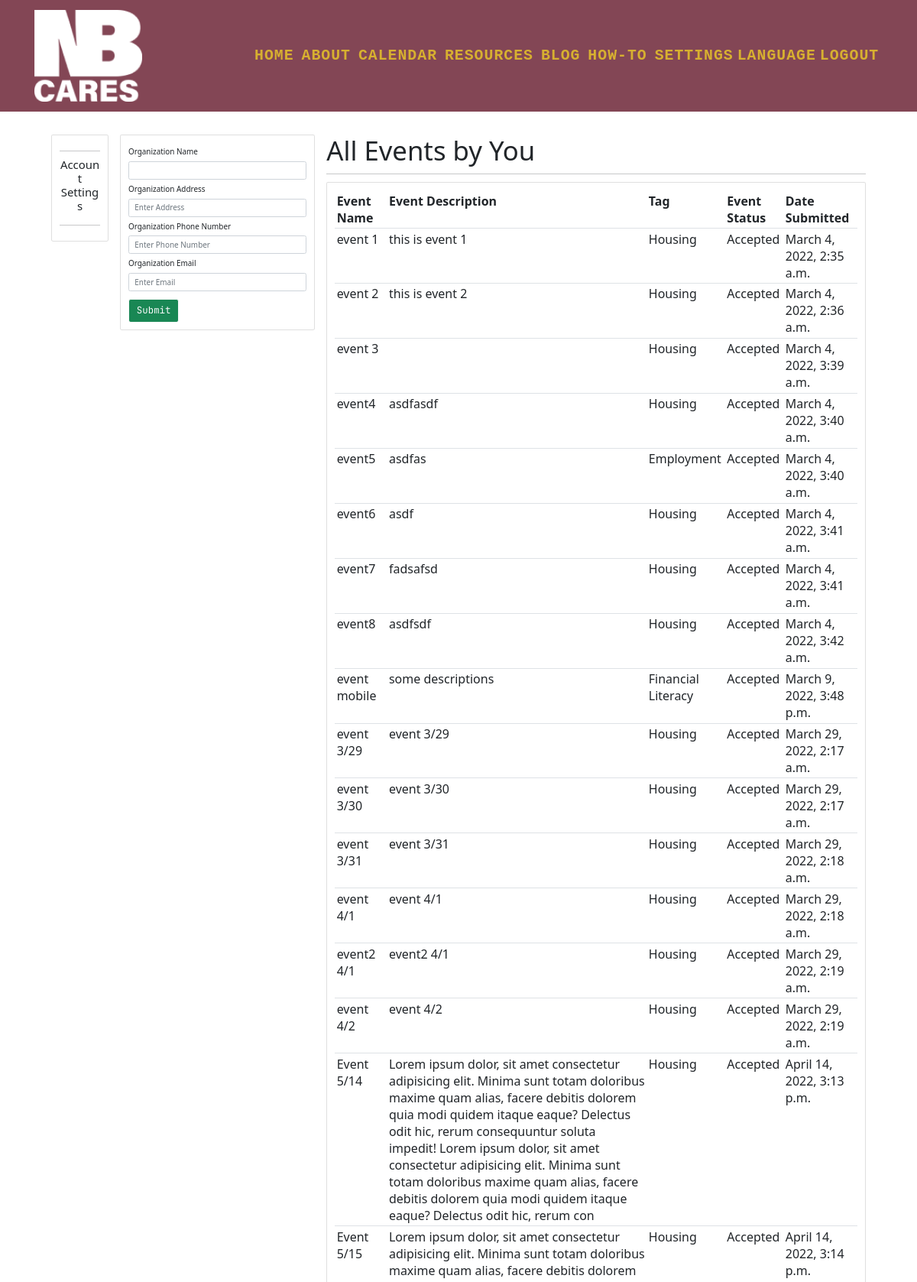
The page /organization-settings (signed in, upper part) on the database its author committed.
### ProjectSite/models.py (models this page shows, shortened)
class Organization(models.Model):
    ORGANIZATION_STATUS = (
        ('Active', 'Active'),
        ('Inactive', 'Inactive'),
    )
    user = models.OneToOneField(User, on_delete=models.CASCADE, null=True)
    org_name = models.CharField(max_length=40, null=True, blank=False)
    org_address = models.CharField(max_length=60, null=True, blank=True)
    org_phone = models.CharField(max_length=20, null=True, blank=True)
    org_email = models.EmailField(null=True, blank=True)
    org_status = models.CharField(max_length=20, choices=ORGANIZATION_STATUS, default='Active')
    org_date_created = models.DateTimeField(auto_now_add=True, null=True, blank=True)

class Event(models.Model):
    EVENT_TAGS = (
        ('Housing', 'Housing'), ('Employment', 'Employment'), ('Education', 'Education'),
        ('Financial Literacy', 'Financial Literacy'), ('Healthcare', 'Healthcare'), ('Mental Health', 'Mental Health'),
        ('Family Engagement', 'Family Engagement'), ('Children Activities', 'Children Activities'), ('Art', 'Art'),
        ('Community Event', 'Community Event'), ('Fundraising', 'Fundraising'), ('Other', 'Other'),
    )
    EVENT_STATUS = (
        (u'Accepted', u'Accepted'),
        (u'Pending', u'Pending'),
        (u'Canceled', u'Canceled'),
        (u'Requested For Change', u'Requested For Change'),
    )
    user = models.ForeignKey(Organization, on_delete=models.CASCADE)
    event_name = models.CharField(max_length=100, null=True, blank=False)
    event_description = models.TextField(max_length=400, null=True, blank=True)
    event_sTime = models.DateTimeField()
    event_eTime = models.DateTimeField()
    event_tag = models.CharField(max_length=30, null=True, choices=EVENT_TAGS)
    event_status = models.CharField(max_length=30, choices=EVENT_STATUS, default='Pending')
    event_date_created = models.DateTimeField(auto_now_add=True, null=True, blank=True)
    event_popper = models.ImageField(null=True, blank=True, upload_to="images/")
    registered = models.ManyToManyField(User, default=None, blank=True, related_name='registeredUser')

### ProjectSite/views.py (the view)
# urls.py: path('organization-settings', views.view_organization_settings, name="organization_settings"),
def view_organization_settings(request):
    organ = request.user.organization
    orgevents = organ.event_set.all()
    form = AdminUserCreationAdditionalFields(instance=organ)
    if request.method == 'POST':
        form = AdminUserCreationAdditionalFields(request.POST, instance=organ)
        if form.is_valid():
            form.save()
            return redirect('home')
    context = {'form': form, 'orgevents': orgevents}
    return render(request, 'ProjectSite/organization-settings.html', context)

### ProjectSite/forms.py
class AdminUserCreationAdditionalFields(models.ModelForm):
    class Meta:
        model = Organization
        fields = ['org_name', 'org_address', 'org_phone', 'org_email']
        widgets = {
            'org_name': forms.TextInput(attrs={'class': 'form-control', 'placeholder': ''}),
            'org_address': forms.TextInput(attrs={'class': 'form-control', 'placeholder': 'Enter Address'}),
            'org_phone': forms.TextInput(attrs={'class': 'form-control', 'placeholder': 'Enter Phone Number'}),
            'org_email': forms.TextInput(attrs={'class': 'form-control', 'placeholder': 'Enter Email'}),
        }

### ProjectSite/templatetags/user_tags.py (called while the page is built)
@register.filter(name='has_group')
def has_group(user, group_name):
    return user.groups.filter(name=group_name).exists()

### templates/ProjectSite/organization-settings.html (shortened to what this page needs)
{% extends 'ProjectSite/base.html' %}
{% load static %}
{% load crispy_forms_filters %}
{% block body %}
    <div class="row mx-5 px-5 my-5">
        <div class="col-md-1">
            <div class="card card-body">
                <hr>
                <h4 style="text-align: center">Account Settings</h4>
                <hr>
            </div>
        </div>
        <div class="col-md-3">
            <div class="card card-body">
                <form method="POST" action="" enctype="multipart/form-data">
                    <label class="col-form-label">Organization Name</label>
                    {{ form.org_name }}
                    <label class="col-form-label">Organization Address</label>
                    {{ form.org_address }}
                    <label class="col-form-label">Organization Phone Number</label>
                    {{ form.org_phone }}
                    <label class="col-form-label">Organization Email</label>
                    {{ form.org_email }}
                    <button class="btn btn-success btn-outline-light btn-lg btn-block mt-3" type="submit">Submit
                    </button>
                </form>
            </div>
        </div>
        <div class="col-md-8">
            <h5 class="display-4">All Events by You</h5>
            <hr>
            <div class="card card-body">
                <table class="table table-sm">
                    <tr>
                        <th>Event Name</th>
                        <th>Event Description</th>
                        <th>Tag</th>
                        <th>Event Status</th>
                        <th>Date Submitted</th>
                    </tr>
                    {% for orgevent in orgevents %}
                        <tr>
                            <td>{{ orgevent.event_name }}</td>
                            <td>{{ orgevent.event_description }}</td>
                            <td>{{ orgevent.event_tag }}</td>
                            <td>{{ orgevent.event_status }}</td>
                            <td>{{ orgevent.event_date_created }}</td>
                        </tr>
                    {% endfor %}
                </table>
            </div>
        </div>
    </div>
{% endblock %}

### static/css/ProjectSite.css (style rules this page uses)
* { margin: 0; padding: 0; }
html { position: relative; min-height: 100%; font-size: 62%; scroll-behavior: smooth; }
body { --main-color: #EFD466; --primary-color: #D7B030; --button-background: #FFF7B6; --primary-button-background: #b67786; --background-color: #834655; margin-bottom: 180px; }
button { font-family: 'JetBrains Mono', monospace;color: var(--primary-button-background); }

### templates/ProjectSite/base.html (style rules this page uses)
#page-container { position: relative; min-height: 100vh; }

### rows shown on the page
Event: event_name "event 1", event_description "this is event 1", event_tag "Housing", event_status "Accepted", event_date_created "March 4, 2022, 2:35 a.m."
Event: event_name "event 2", event_description "this is event 2", event_tag "Housing", event_status "Accepted", event_date_created "March 4, 2022, 2:36 a.m."
Event: event_name "event 3", event_tag "Housing", event_status "Accepted", event_date_created "March 4, 2022, 3:39 a.m."
Event: event_name "event4", event_description "asdfasdf", event_tag "Housing", event_status "Accepted", event_date_created "March 4, 2022, 3:40 a.m."
Event: event_name "event5", event_description "asdfas", event_tag "Employment", event_status "Accepted", event_date_created "March 4, 2022, 3:40 a.m."
Event: event_name "event6", event_description "asdf", event_tag "Housing", event_status "Accepted", event_date_created "March 4, 2022, 3:41 a.m."
Event: event_name "event7", event_description "fadsafsd", event_tag "Housing", event_status "Accepted", event_date_created "March 4, 2022, 3:41 a.m."
Event: event_name "event8", event_description "asdfsdf", event_tag "Housing", event_status "Accepted", event_date_created "March 4, 2022, 3:42 a.m."
Event: event_name "event mobile", event_description "some descriptions", event_tag "Financial Literacy", event_status "Accepted", event_date_created "March 9, 2022, 3:48 p.m."
Event: event_name "event 3/29", event_description "event 3/29", event_tag "Housing", event_status "Accepted", event_date_created "March 29, 2022, 2:17 a.m."
Event: event_name "event 3/30", event_description "event 3/30", event_tag "Housing", event_status "Accepted", event_date_created "March 29, 2022, 2:17 a.m."
Event: event_name "event 3/31", event_description "event 3/31", event_tag "Housing", event_status "Accepted", event_date_created "March 29, 2022, 2:18 a.m."
Event: event_name "event 4/1", event_description "event 4/1", event_tag "Housing", event_status "Accepted", event_date_created "March 29, 2022, 2:18 a.m."
Event: event_name "event2 4/1", event_description "event2 4/1", event_tag "Housing", event_status "Accepted", event_date_created "March 29, 2022, 2:19 a.m."
Event: event_name "event 4/2", event_description "event 4/2", event_tag "Housing", event_status "Accepted", event_date_created "March 29, 2022, 2:19 a.m."
Event: event_name "Event 5/14", event_description "Lorem ipsum dolor, sit amet consectetur adipisicing elit. Minima sunt totam doloribus maxime quam alias, facere debitis dolorem quia modi quidem itaque eaque? Delectus odit hic, rerum consequuntur soluta impedit! Lorem ipsum dolor, sit amet consectetur adipisicing elit. Minima sunt totam doloribus maxime quam alias, facere debitis dolorem quia modi quidem itaque eaque? Delectus odit hic, rerum con", event_tag "Housing", event_status "Accepted", event_date_created "April 14, 2022, 3:13 p.m."
Event: event_name "Event 5/15", event_tag "Housing", event_status "Accepted", event_date_created "April 14, 2022, 3:14 p.m."
